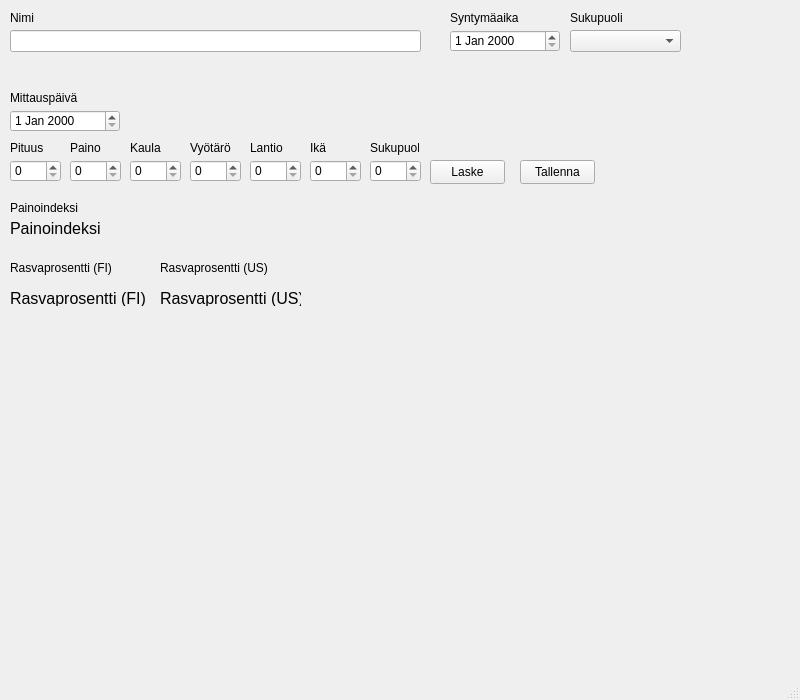
<?xml version="1.0" encoding="UTF-8"?>
<ui version="4.0">
 <class>MainWindow</class>
 <widget class="QMainWindow" name="MainWindow">
  <property name="geometry">
   <rect>
    <x>0</x>
    <y>0</y>
    <width>800</width>
    <height>700</height>
   </rect>
  </property>
  <property name="windowTitle">
   <string>MainWindow</string>
  </property>
  <widget class="QWidget" name="centralwidget">
   <widget class="QLabel" name="nameLabel">
    <property name="geometry">
     <rect>
      <x>10</x>
      <y>10</y>
      <width>49</width>
      <height>16</height>
     </rect>
    </property>
    <property name="text">
     <string>Nimi</string>
    </property>
   </widget>
   <widget class="QLineEdit" name="nameLineEdit">
    <property name="geometry">
     <rect>
      <x>10</x>
      <y>30</y>
      <width>411</width>
      <height>22</height>
     </rect>
    </property>
    <property name="font">
     <font>
      <pointsize>10</pointsize>
      <bold>true</bold>
     </font>
    </property>
    <property name="toolTip">
     <string>&lt;html&gt;&lt;head/&gt;&lt;body&gt;&lt;p&gt;Syötä tähän oma nimesi&lt;/p&gt;&lt;/body&gt;&lt;/html&gt;</string>
    </property>
   </widget>
   <widget class="QDateEdit" name="dateEdit">
    <property name="geometry">
     <rect>
      <x>10</x>
      <y>110</y>
      <width>110</width>
      <height>22</height>
     </rect>
    </property>
   </widget>
   <widget class="QLabel" name="wigninglabel">
    <property name="geometry">
     <rect>
      <x>10</x>
      <y>90</y>
      <width>81</width>
      <height>16</height>
     </rect>
    </property>
    <property name="text">
     <string>Mittauspäivä</string>
    </property>
   </widget>
   <widget class="QSpinBox" name="heightSpinBox">
    <property name="geometry">
     <rect>
      <x>10</x>
      <y>160</y>
      <width>51</width>
      <height>22</height>
     </rect>
    </property>
   </widget>
   <widget class="QLabel" name="label_2">
    <property name="geometry">
     <rect>
      <x>10</x>
      <y>140</y>
      <width>49</width>
      <height>16</height>
     </rect>
    </property>
    <property name="text">
     <string>Pituus</string>
    </property>
   </widget>
   <widget class="QLabel" name="label_3">
    <property name="geometry">
     <rect>
      <x>70</x>
      <y>140</y>
      <width>49</width>
      <height>16</height>
     </rect>
    </property>
    <property name="text">
     <string>Paino</string>
    </property>
   </widget>
   <widget class="QSpinBox" name="wightSpinBox">
    <property name="geometry">
     <rect>
      <x>70</x>
      <y>160</y>
      <width>51</width>
      <height>22</height>
     </rect>
    </property>
   </widget>
   <widget class="QLabel" name="label_4">
    <property name="geometry">
     <rect>
      <x>130</x>
      <y>140</y>
      <width>49</width>
      <height>16</height>
     </rect>
    </property>
    <property name="text">
     <string>Kaula</string>
    </property>
   </widget>
   <widget class="QSpinBox" name="neckSpinBox">
    <property name="geometry">
     <rect>
      <x>130</x>
      <y>160</y>
      <width>51</width>
      <height>22</height>
     </rect>
    </property>
   </widget>
   <widget class="QLabel" name="label_5">
    <property name="geometry">
     <rect>
      <x>190</x>
      <y>140</y>
      <width>49</width>
      <height>16</height>
     </rect>
    </property>
    <property name="text">
     <string>Vyötärö</string>
    </property>
   </widget>
   <widget class="QSpinBox" name="waistSpinBox">
    <property name="geometry">
     <rect>
      <x>190</x>
      <y>160</y>
      <width>51</width>
      <height>22</height>
     </rect>
    </property>
   </widget>
   <widget class="QLabel" name="label_6">
    <property name="geometry">
     <rect>
      <x>250</x>
      <y>140</y>
      <width>49</width>
      <height>16</height>
     </rect>
    </property>
    <property name="text">
     <string>Lantio</string>
    </property>
   </widget>
   <widget class="QSpinBox" name="hipsSpinBox">
    <property name="geometry">
     <rect>
      <x>250</x>
      <y>160</y>
      <width>51</width>
      <height>22</height>
     </rect>
    </property>
   </widget>
   <widget class="QPushButton" name="calculatePushButton">
    <property name="geometry">
     <rect>
      <x>430</x>
      <y>160</y>
      <width>75</width>
      <height>24</height>
     </rect>
    </property>
    <property name="text">
     <string>Laske</string>
    </property>
   </widget>
   <widget class="QPushButton" name="savePushButton">
    <property name="geometry">
     <rect>
      <x>520</x>
      <y>160</y>
      <width>75</width>
      <height>24</height>
     </rect>
    </property>
    <property name="text">
     <string>Tallenna</string>
    </property>
   </widget>
   <widget class="QSpinBox" name="ageSpinBox">
    <property name="geometry">
     <rect>
      <x>310</x>
      <y>160</y>
      <width>51</width>
      <height>22</height>
     </rect>
    </property>
   </widget>
   <widget class="QLabel" name="label_7">
    <property name="geometry">
     <rect>
      <x>310</x>
      <y>140</y>
      <width>49</width>
      <height>16</height>
     </rect>
    </property>
    <property name="text">
     <string>Ikä</string>
    </property>
   </widget>
   <widget class="QSpinBox" name="genderSpinBox">
    <property name="geometry">
     <rect>
      <x>370</x>
      <y>160</y>
      <width>51</width>
      <height>22</height>
     </rect>
    </property>
   </widget>
   <widget class="QLabel" name="label_8">
    <property name="geometry">
     <rect>
      <x>370</x>
      <y>140</y>
      <width>49</width>
      <height>16</height>
     </rect>
    </property>
    <property name="text">
     <string>Sukupuoli</string>
    </property>
   </widget>
   <widget class="QComboBox" name="gendercomboBox">
    <property name="geometry">
     <rect>
      <x>570</x>
      <y>30</y>
      <width>111</width>
      <height>22</height>
     </rect>
    </property>
    <property name="placeholderText">
     <string>Valitse sukupuoli</string>
    </property>
   </widget>
   <widget class="QDateEdit" name="birthdateEdit">
    <property name="geometry">
     <rect>
      <x>450</x>
      <y>30</y>
      <width>110</width>
      <height>22</height>
     </rect>
    </property>
   </widget>
   <widget class="QLabel" name="label_9">
    <property name="geometry">
     <rect>
      <x>450</x>
      <y>10</y>
      <width>81</width>
      <height>16</height>
     </rect>
    </property>
    <property name="text">
     <string>Syntymäaika</string>
    </property>
   </widget>
   <widget class="QLabel" name="bmi1Label">
    <property name="geometry">
     <rect>
      <x>10</x>
      <y>200</y>
      <width>71</width>
      <height>16</height>
     </rect>
    </property>
    <property name="text">
     <string>Painoindeksi</string>
    </property>
   </widget>
   <widget class="QLabel" name="label_11">
    <property name="geometry">
     <rect>
      <x>10</x>
      <y>260</y>
      <width>141</width>
      <height>16</height>
     </rect>
    </property>
    <property name="font">
     <font>
      <pointsize>9</pointsize>
     </font>
    </property>
    <property name="text">
     <string>Rasvaprosentti (FI)</string>
    </property>
   </widget>
   <widget class="QLabel" name="label_13">
    <property name="geometry">
     <rect>
      <x>160</x>
      <y>260</y>
      <width>141</width>
      <height>16</height>
     </rect>
    </property>
    <property name="font">
     <font>
      <pointsize>9</pointsize>
     </font>
    </property>
    <property name="text">
     <string>Rasvaprosentti (US)</string>
    </property>
   </widget>
   <widget class="QLabel" name="bmilabel">
    <property name="geometry">
     <rect>
      <x>10</x>
      <y>220</y>
      <width>101</width>
      <height>16</height>
     </rect>
    </property>
    <property name="font">
     <font>
      <pointsize>12</pointsize>
     </font>
    </property>
    <property name="text">
     <string>Painoindeksi</string>
    </property>
   </widget>
   <widget class="QLabel" name="fatFiLabel">
    <property name="geometry">
     <rect>
      <x>10</x>
      <y>290</y>
      <width>141</width>
      <height>16</height>
     </rect>
    </property>
    <property name="font">
     <font>
      <pointsize>12</pointsize>
     </font>
    </property>
    <property name="text">
     <string>Rasvaprosentti (FI)</string>
    </property>
   </widget>
   <widget class="QLabel" name="fatUsLabel">
    <property name="geometry">
     <rect>
      <x>160</x>
      <y>290</y>
      <width>141</width>
      <height>16</height>
     </rect>
    </property>
    <property name="font">
     <font>
      <pointsize>12</pointsize>
     </font>
    </property>
    <property name="text">
     <string>Rasvaprosentti (US)</string>
    </property>
   </widget>
   <widget class="QLabel" name="sukupuoliLabel">
    <property name="geometry">
     <rect>
      <x>570</x>
      <y>10</y>
      <width>61</width>
      <height>16</height>
     </rect>
    </property>
    <property name="text">
     <string>Sukupuoli</string>
    </property>
   </widget>
   <zorder>nameLineEdit</zorder>
   <zorder>nameLabel</zorder>
   <zorder>dateEdit</zorder>
   <zorder>wigninglabel</zorder>
   <zorder>heightSpinBox</zorder>
   <zorder>label_2</zorder>
   <zorder>label_3</zorder>
   <zorder>wightSpinBox</zorder>
   <zorder>label_4</zorder>
   <zorder>neckSpinBox</zorder>
   <zorder>label_5</zorder>
   <zorder>waistSpinBox</zorder>
   <zorder>label_6</zorder>
   <zorder>hipsSpinBox</zorder>
   <zorder>countPushButton</zorder>
   <zorder>savePushButton</zorder>
   <zorder>ageSpinBox</zorder>
   <zorder>label_7</zorder>
   <zorder>genderSpinBox</zorder>
   <zorder>label_8</zorder>
   <zorder>gendercomboBox</zorder>
   <zorder>birthdateEdit</zorder>
   <zorder>label_9</zorder>
   <zorder>bmi1Label</zorder>
   <zorder>label_11</zorder>
   <zorder>label_13</zorder>
   <zorder>bmilabel</zorder>
   <zorder>fatFiLabel</zorder>
   <zorder>fatUsLabel</zorder>
   <zorder>sukupuoliLabel</zorder>
  </widget>
  <widget class="QMenuBar" name="menubar">
   <property name="geometry">
    <rect>
     <x>0</x>
     <y>0</y>
     <width>800</width>
     <height>22</height>
    </rect>
   </property>
  </widget>
  <widget class="QStatusBar" name="statusbar"/>
 </widget>
 <resources/>
 <connections/>
</ui>
